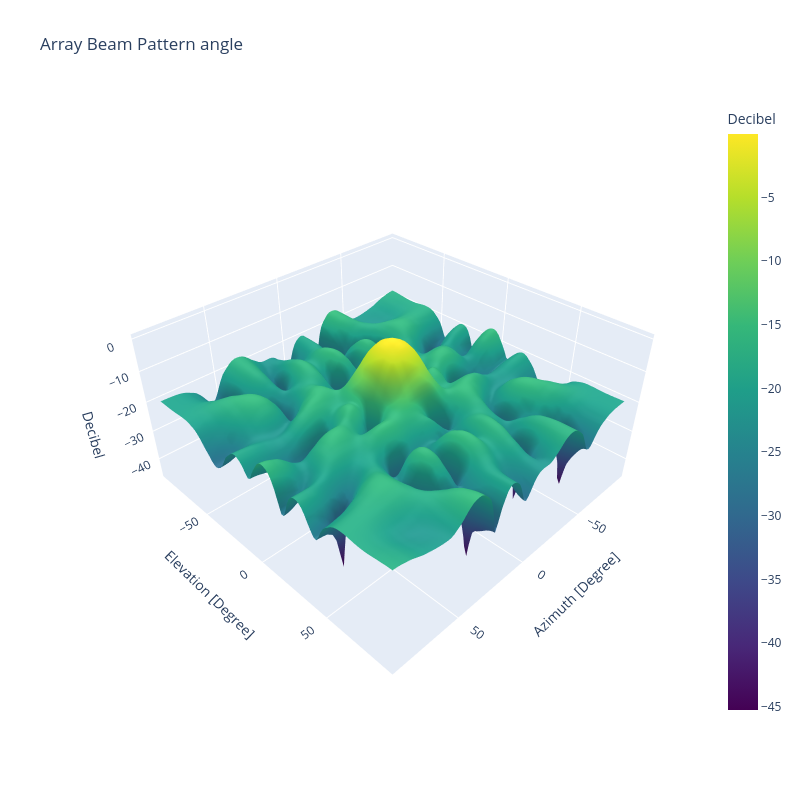
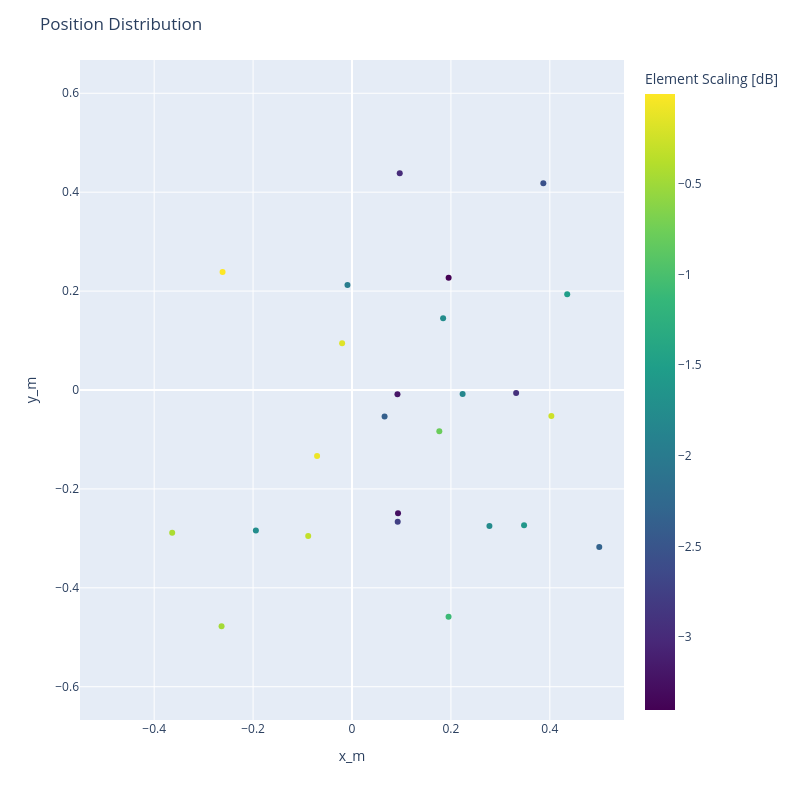

These figures' notebook cell, in order:
### Code cell
x = pop._elite_community._organisms[0]._chromosomes[0]
y = pop._elite_community._organisms[0]._chromosomes[1]
c = pop._elite_community._organisms[0]._chromosomes[2]

az_bound = 90
el_bound = 90
az_bound_tuple = (Angle(-az_bound, PhaseUnit.DEGREE), Angle(az_bound, PhaseUnit.DEGREE))
el_bound_tuple = (Angle(-el_bound, PhaseUnit.DEGREE), Angle(el_bound, PhaseUnit.DEGREE))


element_pattern = pattern.Isotropic()
freq = Frequency(1, FrequencyUnit.GIGAHERTZ)
antenna_element = Element(element_pattern, az_bound_tuple, el_bound_tuple, freq, 1)

cf = Frequency(1, FrequencyUnit.GIGAHERTZ)

array_geometry = geometry.CustomGeometry(
    x.df.to_numpy().ravel(), y.df.to_numpy().ravel()
)
df = array_geometry.df
updated_df = df.with_columns(c.df.to_series().alias(DataHeader.GEOM_AMP_GAIN_DB)).drop(
    DataHeader.GEOM_AMP_GAIN_LIN
)
array_geometry.gains = updated_df

arr = Array(antenna_element, array_geometry)

arr.plot.beam(
    DirectionDomain.ANGLE,
    PhaseUnit.DEGREE,
    AmplitudeDomain.AntennaFactor,
    AmplitudeUnit.DECIBEL,
    FigureType.SURFACE,
    Frequency(1, FrequencyUnit.GIGAHERTZ),
)

arr.plot.geometry()

### Figure 1 — Plotly figure (JSON) as saved in the notebook; plotly's stock layout.template omitted (floating-point values rounded to 4 significant figures; data arrays with more than 128 entries replaced by an {"elided": "..."} marker saying what was removed)
{"data": [{"colorbar": {"title": {"text": "Decibel"}}, "colorscale": [[0, "#440154"], [0.1111, "#482878"], [0.2222, "#3e4989"], [0.3333, "#31688e"], [0.4444, "#26828e"], [0.5556, "#1f9e89"], [0.6667, "#35b779"], [0.7778, "#6ece58"], [0.8889, "#b5de2b"], [1, "#fde725"]], "connectgaps": true, "type": "surface", "x": [-90.0, -88.18, -86.36, -84.55, -82.73, -80.91, -79.09, -77.27, -75.45, -73.64, -71.82, -70.0, -68.18, -66.36, -64.55, -62.73, -60.91, -59.09, -57.27, -55.45, -53.64, -51.82, -50.0, -48.18, -46.36, -44.55, -42.73, -40.91, -39.09, -37.27, -35.45, -33.64, -31.82, -30.0, -28.18, -26.36, -24.55, -22.73, -20.91, -19.09, -17.27, -15.45, -13.64, -11.82, -10.0, -8.182, -6.364, -4.545, -2.727, -0.9091, 0.9091, 2.727, 4.545, 6.364, 8.182, 10.0, 11.82, 13.64, 15.45, 17.27, 19.09, 20.91, 22.73, 24.55, 26.36, 28.18, 30.0, 31.82, 33.64, 35.45, 37.27, 39.09, 40.91, 42.73, 44.55, 46.36, 48.18, 50.0, 51.82, 53.64, 55.45, 57.27, 59.09, 60.91, 62.73, 64.55, 66.36, 68.18, 70.0, 71.82, 73.64, 75.45, 77.27, 79.09, 80.91, 82.73, 84.55, 86.36, 88.18, 90.0], "y": [-90.0, -88.18, -86.36, -84.55, -82.73, -80.91, -79.09, -77.27, -75.45, -73.64, -71.82, -70.0, -68.18, -66.36, -64.55, -62.73, -60.91, -59.09, -57.27, -55.45, -53.64, -51.82, -50.0, -48.18, -46.36, -44.55, -42.73, -40.91, -39.09, -37.27, -35.45, -33.64, -31.82, -30.0, -28.18, -26.36, -24.55, -22.73, -20.91, -19.09, -17.27, -15.45, -13.64, -11.82, -10.0, -8.182, -6.364, -4.545, -2.727, -0.9091, 0.9091, 2.727, 4.545, 6.364, 8.182, 10.0, 11.82, 13.64, 15.45, 17.27, 19.09, 20.91, 22.73, 24.55, 26.36, 28.18, 30.0, 31.82, 33.64, 35.45, 37.27, 39.09, 40.91, 42.73, 44.55, 46.36, 48.18, 50.0, 51.82, 53.64, 55.45, 57.27, 59.09, 60.91, 62.73, 64.55, 66.36, 68.18, 70.0, 71.82, 73.64, 75.45, 77.27, 79.09, 80.91, 82.73, 84.55, 86.36, 88.18, 90.0], "z": {"elided": "99x99 float values"}}], "layout": {"height": 800, "scene": {"aspectmode": "manual", "aspectratio": {"x": 1, "y": 1, "z": 0.5}, "xaxis": {"title": {"text": "Azimuth [Degree]"}}, "yaxis": {"title": {"text": "Elevation [Degree]"}}, "zaxis": {"title": {"text": "Decibel"}}}, "title": {"text": "Array Beam Pattern angle"}, "width": 800}}

### Figure 2 — Plotly figure (JSON) as saved in the notebook; plotly's stock layout.template omitted (floating-point values rounded to 4 significant figures)
{"data": [{"hovertemplate": "x_m=%{x}<br>y_m=%{y}<br>Element Amplifier Gain (Decibel)=%{marker.color}<extra></extra>", "legendgroup": "", "marker": {"color": [-1.958, -0.4739, -2.976, -0.1626, -0.2541, -3.403, -1.1, -0.08688, -1.777, -0.4328, -1.753, -2.327, -0.00333, -1.842, -0.3147, -3.267, -1.516, -2.927, -2.372, -2.545, -3.199, -2.754, -1.743, -1.613, -0.7838], "coloraxis": "coloraxis", "symbol": "circle"}, "mode": "markers", "name": "", "orientation": "v", "showlegend": false, "type": "scatter", "x": [-0.009155, -0.2638, 0.09653, -0.01996, 0.4031, 0.1954, 0.1953, -0.07058, 0.2779, -0.3636, 0.1842, 0.5, -0.2617, 0.2237, -0.08854, 0.09306, 0.4352, 0.3319, 0.0659, 0.3869, 0.09189, 0.09242, -0.1944, 0.3479, 0.1766], "xaxis": "x", "y": [0.2125, -0.4779, 0.4385, 0.09437, -0.05271, 0.227, -0.4584, -0.1337, -0.2751, -0.2886, 0.1453, -0.3174, 0.2385, -0.008207, -0.2952, -0.2492, 0.1937, -0.005849, -0.05362, 0.4181, -0.008559, -0.2665, -0.2841, -0.2735, -0.08363], "yaxis": "y"}], "layout": {"coloraxis": {"colorbar": {"title": {"text": "Element Scaling [dB]"}}, "colorscale": [[0, "#440154"], [0.1111, "#482878"], [0.2222, "#3e4989"], [0.3333, "#31688e"], [0.4444, "#26828e"], [0.5556, "#1f9e89"], [0.6667, "#35b779"], [0.7778, "#6ece58"], [0.8889, "#b5de2b"], [1, "#fde725"]]}, "height": 800, "legend": {"tracegroupgap": 0}, "margin": {"t": 60}, "title": {"text": "Position Distribution"}, "width": 800, "xaxis": {"anchor": "y", "domain": [0, 1], "range": [-0.55, 0.55], "title": {"text": "x_m"}}, "yaxis": {"anchor": "x", "domain": [0, 1], "range": [-0.55, 0.55], "scaleanchor": "x", "title": {"text": "y_m"}}}}
